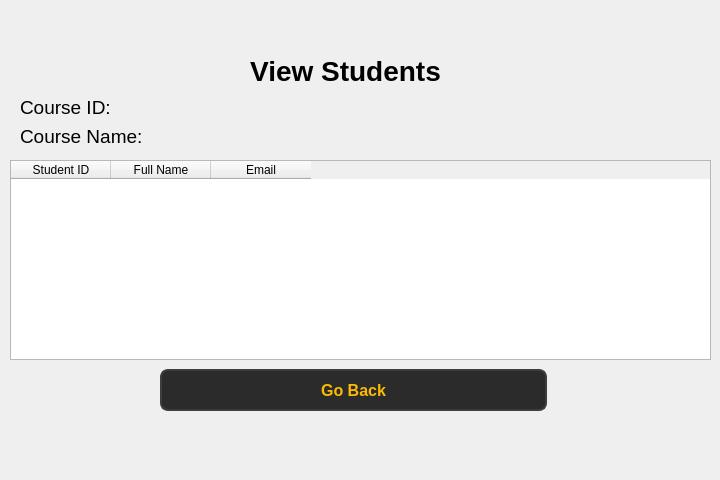
<?xml version="1.0" encoding="UTF-8"?>
<ui version="4.0">
 <class>Form</class>
 <widget class="QWidget" name="Form">
  <property name="geometry">
   <rect>
    <x>0</x>
    <y>0</y>
    <width>720</width>
    <height>480</height>
   </rect>
  </property>
  <property name="windowTitle">
   <string>Form</string>
  </property>
  <widget class="QLabel" name="label">
   <property name="geometry">
    <rect>
     <x>250</x>
     <y>50</y>
     <width>191</width>
     <height>41</height>
    </rect>
   </property>
   <property name="font">
    <font>
     <pointsize>21</pointsize>
     <bold>true</bold>
    </font>
   </property>
   <property name="text">
    <string>View Students</string>
   </property>
   <property name="alignment">
    <set>Qt::AlignmentFlag::AlignCenter</set>
   </property>
  </widget>
  <widget class="QTableWidget" name="tableWidget">
   <property name="geometry">
    <rect>
     <x>10</x>
     <y>160</y>
     <width>701</width>
     <height>200</height>
    </rect>
   </property>
   <property name="minimumSize">
    <size>
     <width>500</width>
     <height>200</height>
    </size>
   </property>
   <property name="maximumSize">
    <size>
     <width>701</width>
     <height>16777215</height>
    </size>
   </property>
   <property name="autoFillBackground">
    <bool>false</bool>
   </property>
   <property name="sizeAdjustPolicy">
    <enum>QAbstractScrollArea::SizeAdjustPolicy::AdjustToContents</enum>
   </property>
   <column>
    <property name="text">
     <string>Student ID</string>
    </property>
   </column>
   <column>
    <property name="text">
     <string>Full Name</string>
    </property>
   </column>
   <column>
    <property name="text">
     <string>Email</string>
    </property>
   </column>
  </widget>
  <widget class="QPushButton" name="pushButton_5">
   <property name="geometry">
    <rect>
     <x>160</x>
     <y>369</y>
     <width>387</width>
     <height>42</height>
    </rect>
   </property>
   <property name="styleSheet">
    <string notr="true">QPushButton {
        background-color: #2b2b2b;  
        color: #fcba03;              
        border: 2px solid #3d3d3d;      
        border-radius: 8px;          
        padding: 8px 16px;            
        font-size: 16px;            
        font-weight: bold;
    
    }

    QPushButton:hover {
        background-color: #fcba03;
		 color: #000000;
        border: 2px solid #5a5a5a;    
    }

    QPushButton:pressed {
        background-color: #1a1a1a;      
        border: 2px solid #2b2b2b;      
    }</string>
   </property>
   <property name="text">
    <string>Go Back</string>
   </property>
  </widget>
  <widget class="QWidget" name="layoutWidget">
   <property name="geometry">
    <rect>
     <x>20</x>
     <y>96</y>
     <width>581</width>
     <height>51</height>
    </rect>
   </property>
   <layout class="QVBoxLayout" name="verticalLayout">
    <item>
     <widget class="QLabel" name="label_2">
      <property name="font">
       <font>
        <pointsize>14</pointsize>
       </font>
      </property>
      <property name="text">
       <string>Course ID:</string>
      </property>
      <property name="wordWrap">
       <bool>false</bool>
      </property>
     </widget>
    </item>
    <item>
     <widget class="QLabel" name="label_4">
      <property name="font">
       <font>
        <pointsize>14</pointsize>
       </font>
      </property>
      <property name="text">
       <string>Course Name:</string>
      </property>
     </widget>
    </item>
   </layout>
  </widget>
 </widget>
 <resources/>
 <connections/>
</ui>
